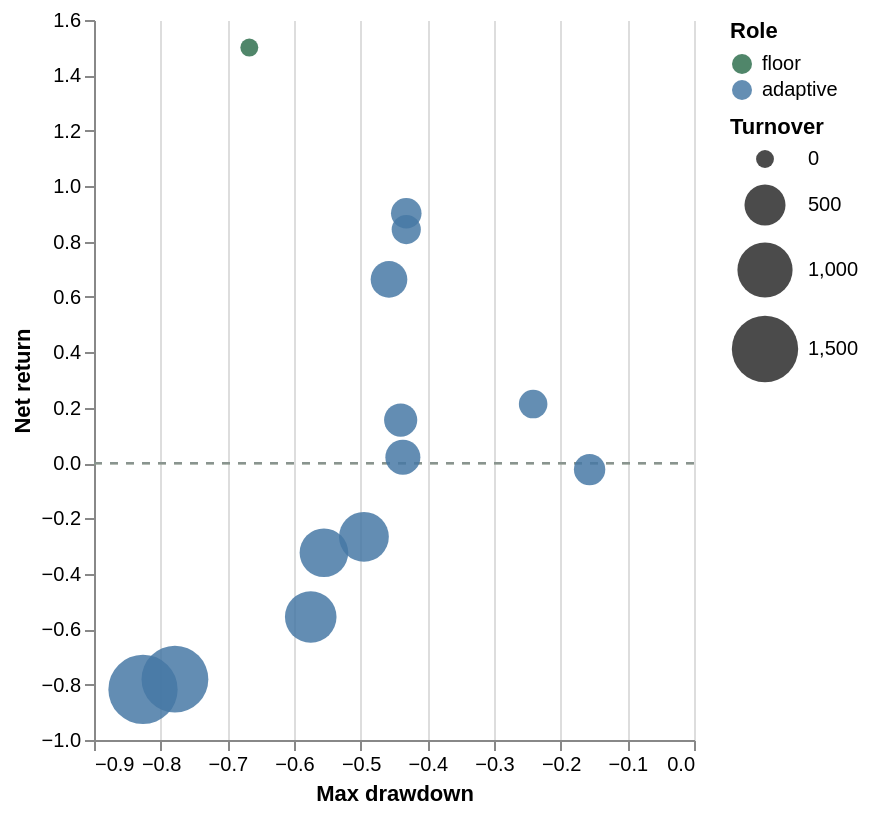

Describe this chart as a Vega-Lite specification.
### Vega-Lite specification from a JSON file in a GitHub repository (floating-point values rounded to 4 significant figures)
{"$schema": "https://vega.github.io/schema/vega-lite/v5.json", "description": "BTC AutoResearch cycle 1 net return versus drawdown and turnover.", "width": "container", "height": 360, "data": {"values": [{"strategy": "always_long", "net": 1.5, "max_drawdown": -0.667, "turnover": 1.0, "cost5x": 1.49, "kind": "floor"}, {"strategy": "ema_48_192_funding_5bp", "net": 0.9021, "max_drawdown": -0.4316, "turnover": 225.0, "cost5x": -0.2286, "kind": "adaptive"}, {"strategy": "ema_48_192_long_cash", "net": 0.8433, "max_drawdown": -0.4316, "turnover": 195.0, "cost5x": -0.1568, "kind": "adaptive"}, {"strategy": "ema_24_96_long_cash", "net": 0.6632, "max_drawdown": -0.4575, "turnover": 375.0, "cost5x": -0.6307, "kind": "adaptive"}, {"strategy": "ema_48_192_highvol_q60", "net": 0.213, "max_drawdown": -0.2413, "turnover": 182.0, "cost5x": -0.4157, "kind": "adaptive"}, {"strategy": "ema_48_192_lowvol_q60", "net": 0.1552, "max_drawdown": -0.44, "turnover": 287.0, "cost5x": -0.6346, "kind": "adaptive"}, {"strategy": "ema_48_192_lowvol_q40", "net": 0.0211, "max_drawdown": -0.4367, "turnover": 333.0, "cost5x": -0.7315, "kind": "adaptive"}, {"strategy": "ema_48_192_funding_0", "net": -0.0236, "max_drawdown": -0.1566, "turnover": 244.0, "cost5x": -0.6331, "kind": "adaptive"}, {"strategy": "ema_12_48_long_cash", "net": -0.2663, "max_drawdown": -0.4951, "turnover": 793.0, "cost5x": -0.9695, "kind": "adaptive"}, {"strategy": "ema_24_96_long_short", "net": -0.324, "max_drawdown": -0.5551, "turnover": 751.0, "cost5x": -0.9671, "kind": "adaptive"}, {"strategy": "donchian_72_long_cash", "net": -0.5557, "max_drawdown": -0.5749, "turnover": 858.0, "cost5x": -0.9858, "kind": "adaptive"}, {"strategy": "rsi_14_35_65_long_cash", "net": -0.7803, "max_drawdown": -0.7786, "turnover": 1520.0, "cost5x": -0.9995, "kind": "adaptive"}, {"strategy": "donchian_24_long_cash", "net": -0.8172, "max_drawdown": -0.8265, "turnover": 1644.0, "cost5x": -0.9998, "kind": "adaptive"}]}, "layer": [{"mark": {"type": "rule", "strokeDash": [4, 4], "color": "#8a948f"}, "encoding": {"y": {"datum": 0}}}, {"mark": {"type": "point", "filled": true, "opacity": 0.84}, "encoding": {"x": {"field": "max_drawdown", "type": "quantitative", "title": "Max drawdown"}, "y": {"field": "net", "type": "quantitative", "title": "Net return"}, "size": {"field": "turnover", "type": "quantitative", "scale": {"range": [80, 1200]}, "legend": {"title": "Turnover"}}, "color": {"field": "kind", "type": "nominal", "scale": {"domain": ["floor", "adaptive"], "range": ["#2f6f4e", "#4678a5"]}, "legend": {"title": "Role"}}, "tooltip": [{"field": "strategy", "type": "nominal", "title": "Strategy"}, {"field": "net", "type": "quantitative", "format": ".4f", "title": "Net"}, {"field": "max_drawdown", "type": "quantitative", "format": ".4f", "title": "Max DD"}, {"field": "turnover", "type": "quantitative", "format": ".1f", "title": "Turnover"}, {"field": "cost5x", "type": "quantitative", "format": ".4f", "title": "Cost 5x"}]}}], "config": {"view": {"stroke": null}}}
